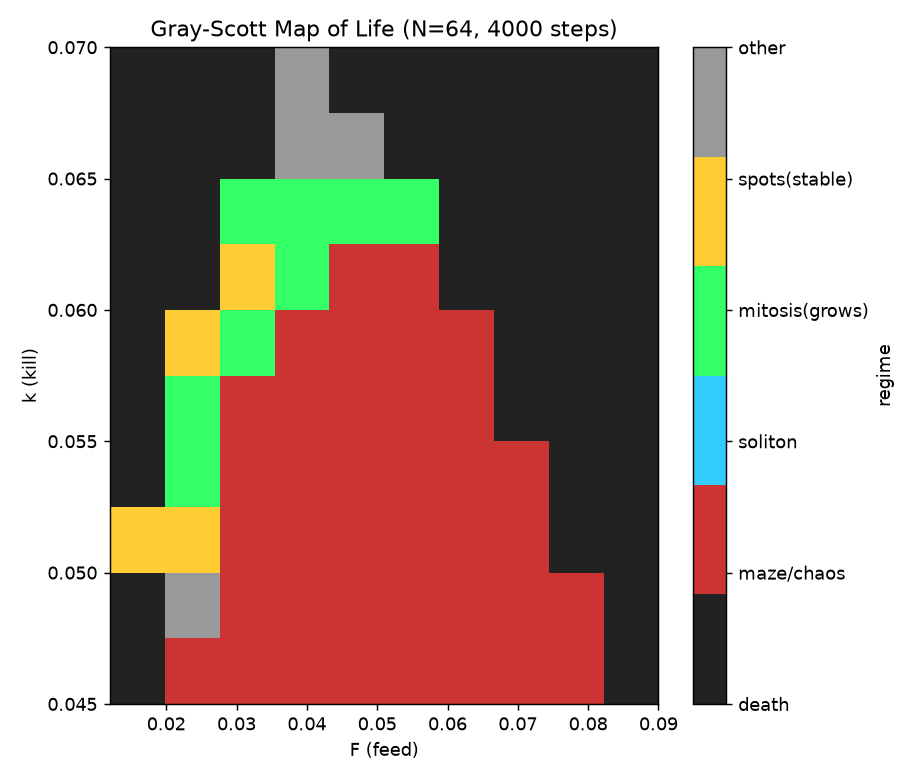

Generate this figure with Python:
import numpy as np
import matplotlib; matplotlib.use('Agg'); import matplotlib.pyplot as plt
from scipy.ndimage import laplace, label

def simulate(F,k,N=64,Da=0.16,Db=0.08,steps=4000,seed=3):
    rng=np.random.default_rng(seed)
    U=np.ones((N,N)); V=np.zeros((N,N))
    for _ in range(4):
        y,x=rng.integers(16,N-16,2)
        U[y-3:y+3,x-3:x+3]=0.5; V[y-3:y+3,x-3:x+3]=0.25
    a_mid=a_end=None
    for s in range(steps):
        uv2=U*V*V
        U=np.clip(U+Da*laplace(U)-uv2+F*(1-U),0,1)
        V=np.clip(V+Db*laplace(V)+uv2-(F+k)*V,0,1)
        if s==steps//2: a_mid=(V>0.2).mean()
    a_end=(V>0.2).mean()
    lab,n=label(V>0.2)
    return a_mid,a_end,n

def classify(a_mid,a_end,n):
    if a_end<0.01: return 'death'
    if a_end>0.45: return 'maze/chaos'
    growth = a_end-a_mid
    if n<=2 and a_end<0.12: return 'soliton'
    if growth>0.01: return 'mitosis(grows)'
    if 0.05<a_end<0.25: return 'spots(stable)'
    return 'other'

Fs=np.linspace(0.012,0.09,10)
ks=np.linspace(0.045,0.07,10)
M=np.zeros((len(ks),len(Fs)),dtype=object)
aM=np.zeros((len(ks),len(Fs)))
for i,k in enumerate(ks):
    for j,F in enumerate(Fs):
        am,ae,n=simulate(F,k)
        aM[i,j]=ae
        M[i,j]=classify(am,ae,n)
        print(f"F={F:.3f} k={k:.3f} -> ae={ae:.3f} n={n} {M[i,j]}")
# colorize
cmap={'death':0,'maze/chaos':1,'soliton':2,'mitosis(grows)':3,'spots(stable)':4,'other':5}
vals=np.vectorize(cmap.get)(M)
cols=['#222222','#cc3333','#33ccff','#33ff66','#ffcc33','#999999']
from matplotlib.colors import ListedColormap
plt.figure(figsize=(7,6))
plt.imshow(vals,origin='lower',cmap=ListedColormap(cols),
           extent=[Fs.min(),Fs.max(),ks.min(),ks.max()],aspect='auto')
plt.colorbar(ticks=range(6),label='regime').ax.set_yticklabels(list(cmap.keys()))
plt.xlabel('F (feed)'); plt.ylabel('k (kill)')
plt.title('Gray-Scott Map of Life (N=64, 4000 steps)')
plt.tight_layout(); plt.savefig('gs_map.png',dpi=130)
np.savez('gs_map.npz',Fs=Fs,ks=ks,M=M,aM=aM)
print("saved gs_map.png")
